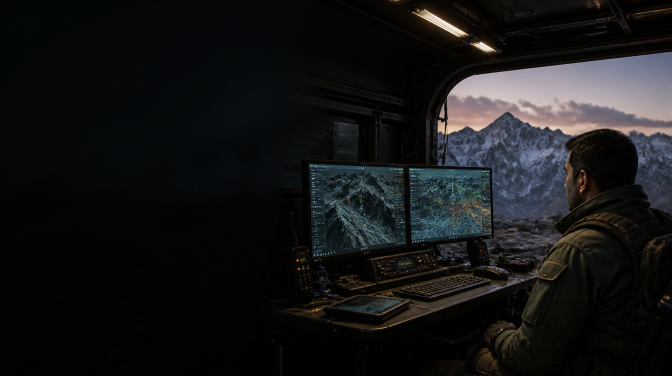
#> input picture src/imports/fusion-c2/hero.png, 1344 x 752 px, found by its file name (shown at 1/2 size)
$ python generate_og.py
#> lines starting #> are read from the running program, lines starting #| are printed output that depends on the picture
import os
from PIL import Image, ImageDraw, ImageFont, ImageFilter, ImageEnhance

WIDTH, HEIGHT = 1200, 630

def create_all_og():
    # 1. Base C2 background
    bg = Image.open(r'src\imports\fusion-c2\hero.png').convert('RGBA')
    bg_resized = bg.resize((1200, int(1200 * bg.height / bg.width)), Image.Resampling.LANCZOS)
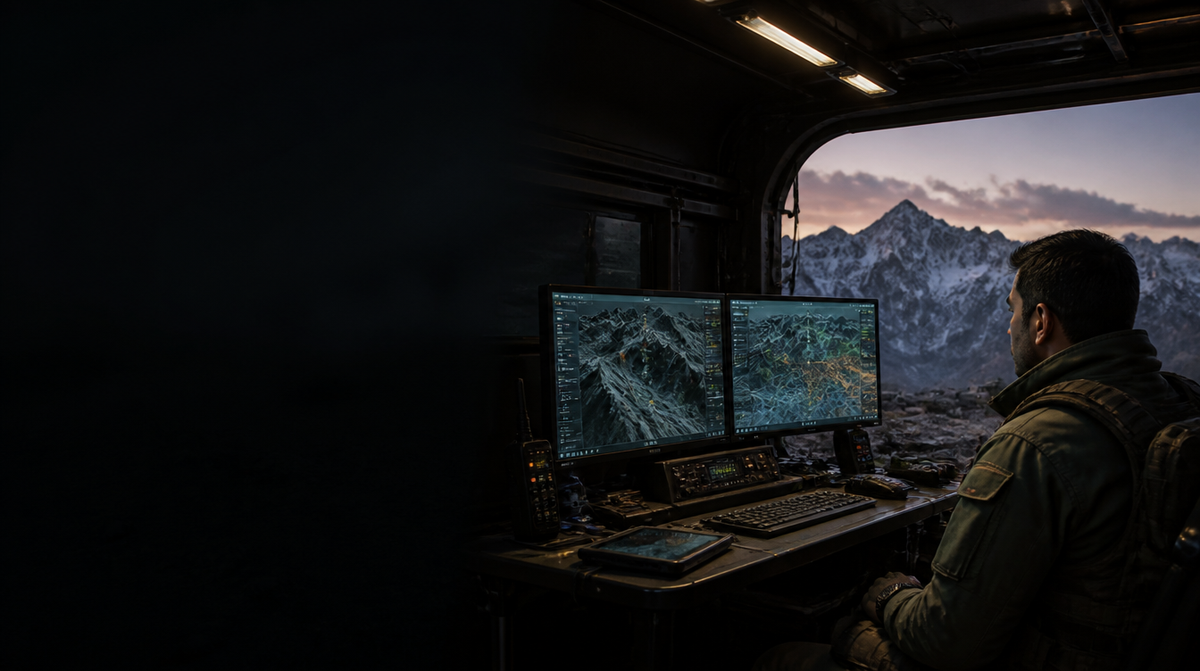
#> bg_resized: PIL image 1200x671 RGBA; mean R, G, B, A 22.1, 22.5, 23.3, 255
    if bg_resized.height < HEIGHT:
        bg_resized = bg.resize((int(HEIGHT * bg.width / bg.height), HEIGHT), Image.Resampling.LANCZOS)

    # Position so C2 workstation is visible on right half
    left = bg_resized.width - 1200
#> left = 0
    top = (bg_resized.height - HEIGHT) // 2
#> top = 20
    canvas = bg_resized.crop((left, top, left + 1200, top + HEIGHT))
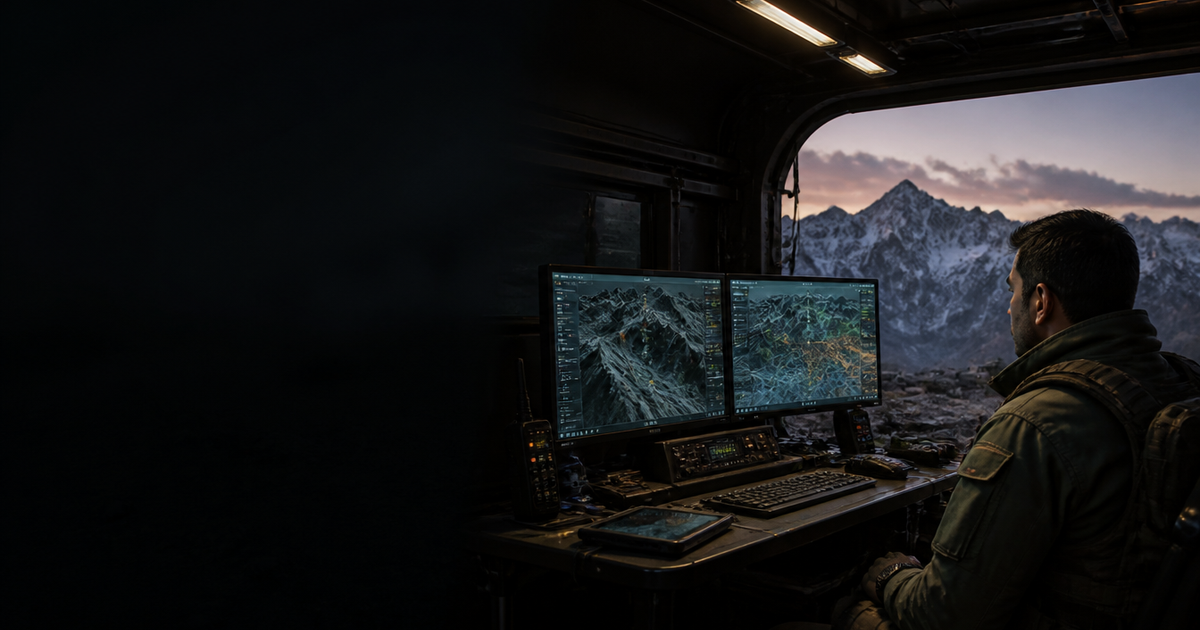
#> canvas: PIL image 1200x630 RGBA; mean R, G, B, A 23.1, 23.6, 24.6, 255

    # 2. Dark ambient overlay with center-weighted contrast
    overlay = Image.new('RGBA', (WIDTH, HEIGHT), (0, 0, 0, 0))
#> overlay: PIL image 1200x630 RGBA; every value is 0
    draw_ov = ImageDraw.Draw(overlay)

    # Left-to-right gradient: dark on left, semi-dark in center, revealing right screen
    for x in range(WIDTH):
        if x < 400:
            alpha = 240
        elif x < 750:
            t = (x - 400) / (750 - 400)
            alpha = int(240 - t * 140)  # 240 down to 100
        elif x < 1000:
            t = (x - 750) / (1000 - 750)
            alpha = int(100 - t * 80)   # 100 down to 20
        else:
            alpha = 20
        draw_ov.line([(x, 0), (x, HEIGHT)], fill=(6, 10, 8, alpha))

    # Top and bottom vignettes
    for y in range(90):
        alpha = int(160 * (1 - (y / 90)))
        draw_ov.line([(0, y), (WIDTH, y)], fill=(4, 7, 5, alpha))
    for y in range(HEIGHT - 90, HEIGHT):
        alpha = int(170 * ((y - (HEIGHT - 90)) / 90))
        draw_ov.line([(0, y), (WIDTH, y)], fill=(4, 7, 5, alpha))

    canvas = Image.alpha_composite(canvas, overlay)
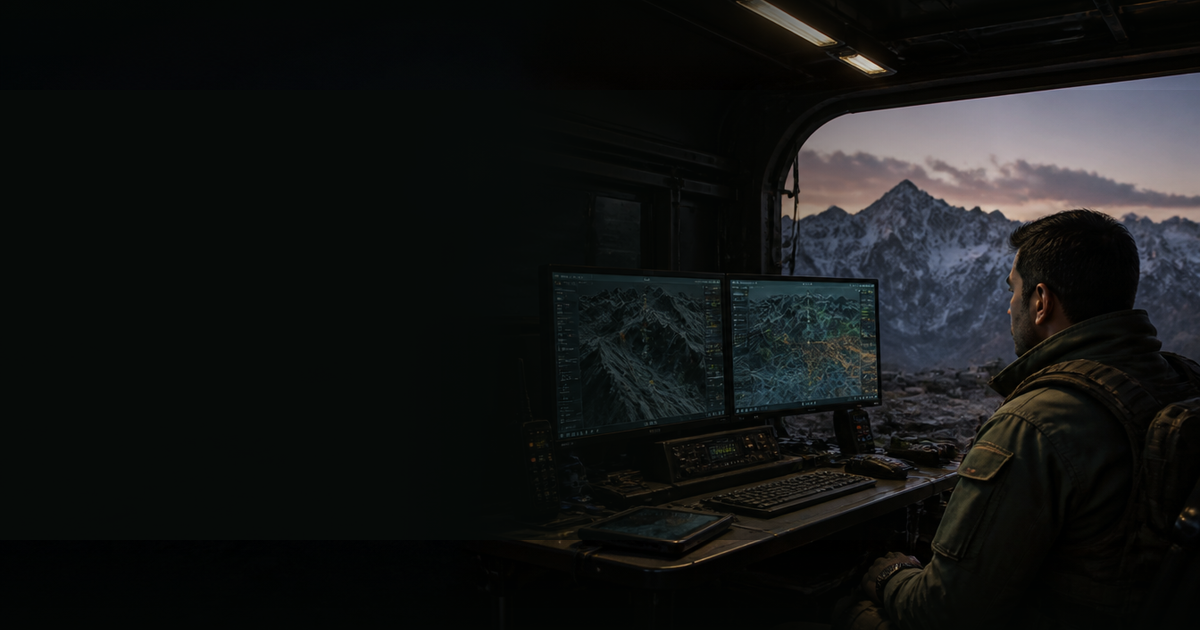
#> canvas: PIL image 1200x630 RGBA; mean R, G, B, A 20, 21.8, 21.3, 255

    # 3. Load Shield Logo (Asset 1 3.png)
#> (the run stopped early here; a loop or call above may not have finished)

$ run again, with src/imports/fusion-c2/direct_effector_control.png copied over src/imports/fusion-c2/hero.png
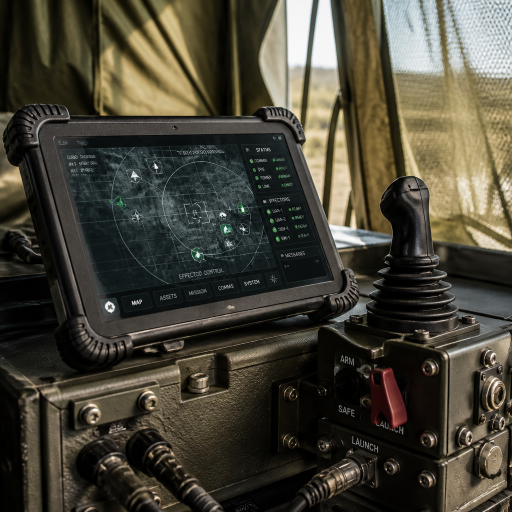
#> input picture src/imports/fusion-c2/direct_effector_control.png, 1024 x 1024 px, found by its file name (shown at 1/2 size)
#> in create_all_og, `canvas = bg_resized.crop((left, top, left + 1200, top + HEIGHT))`:
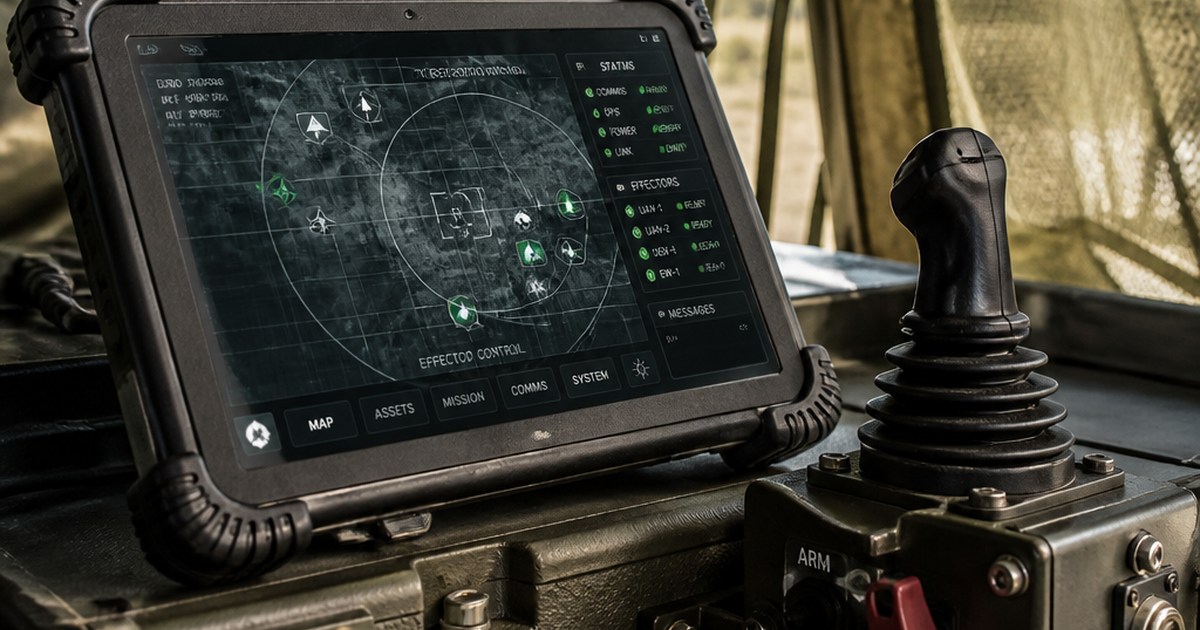
#> canvas: PIL image 1200x630 RGBA; mean R, G, B, A 61.8, 60.1, 50.7, 255
#> overlay: PIL image 1200x630 RGBA; every value is 0
#> in create_all_og, `canvas = Image.alpha_composite(canvas, overlay)`:
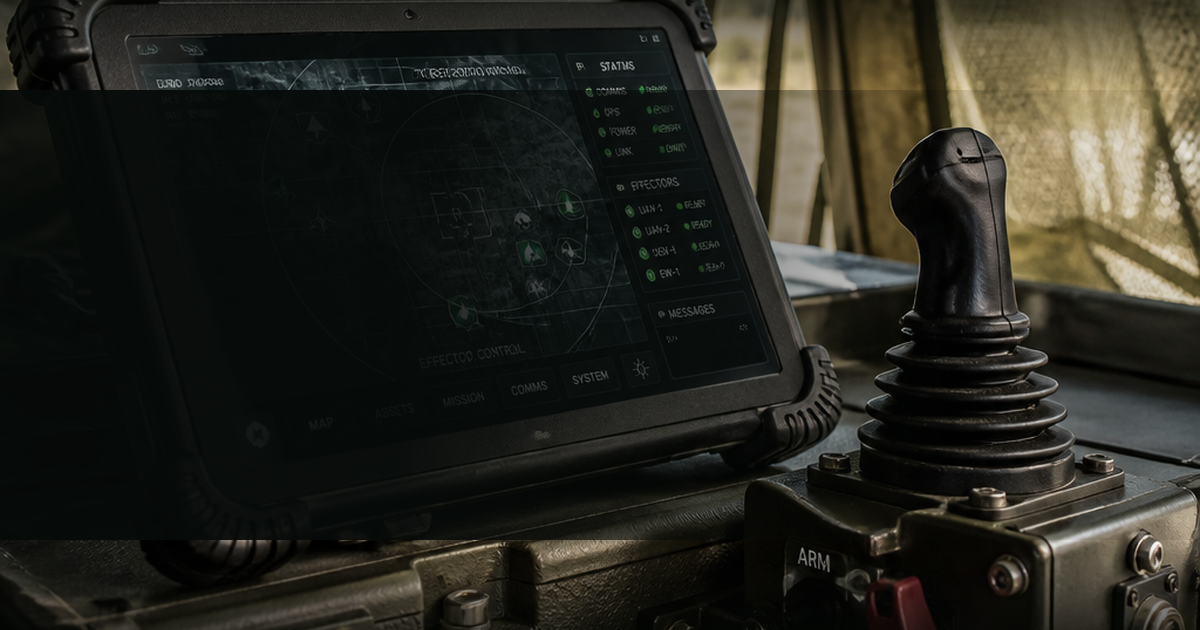
#> canvas: PIL image 1200x630 RGBA; mean R, G, B, A 39.2, 39, 31.4, 255
